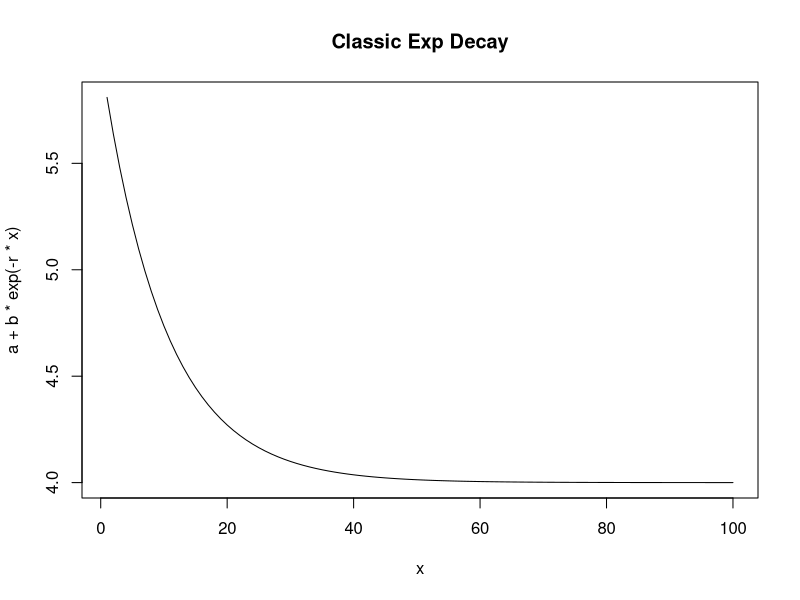
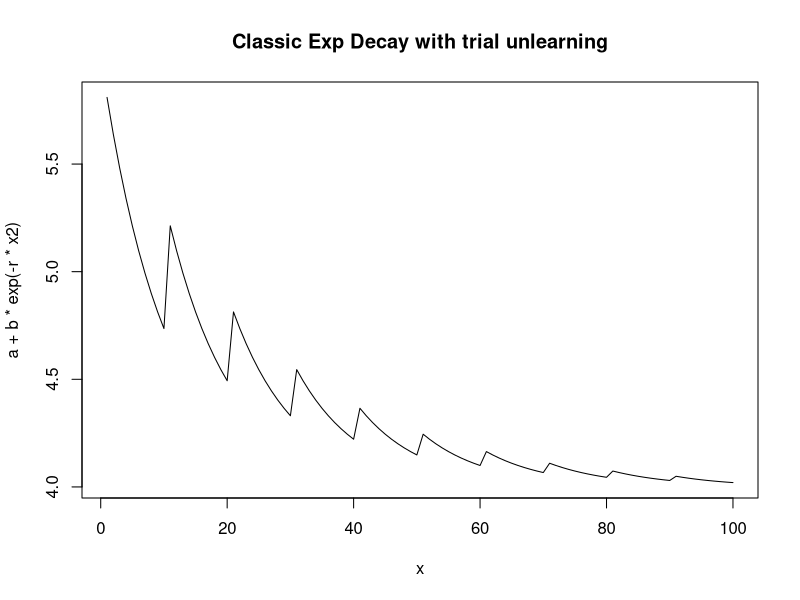
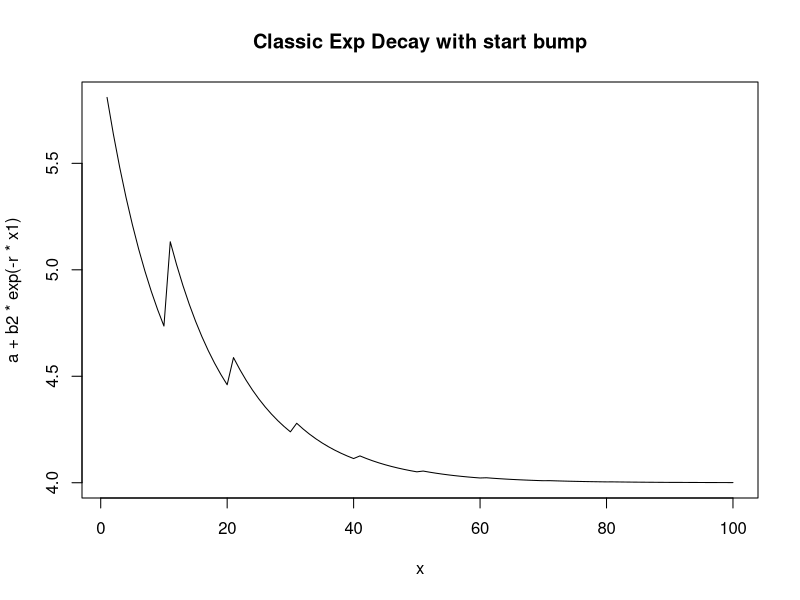
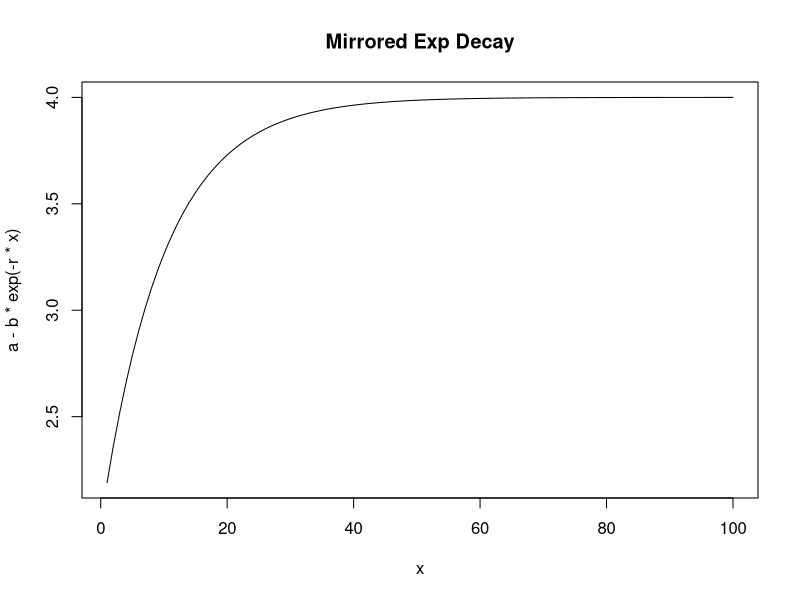
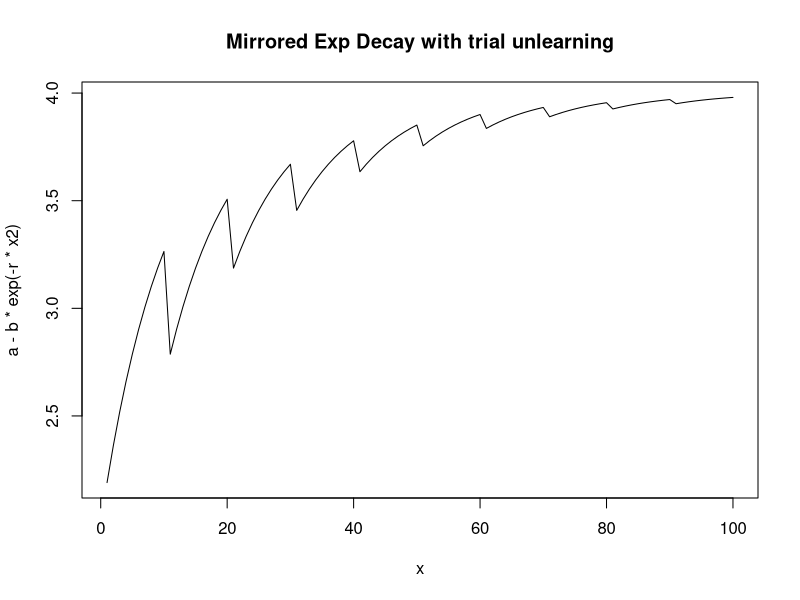
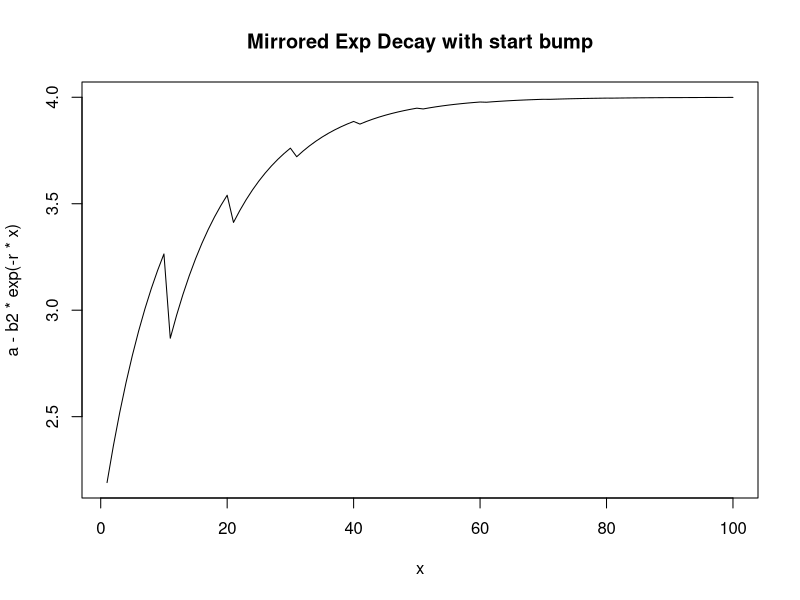

Here is the R script that generated these plots, in order:

x=1:100

r=0.1
a=4
b=2

x1 = 1:100
x2=1:100
trialUnlearing=6
for (i in 1:10) {
  x2[(10*(i-1)+1):(10*(i-1)+10)]=x2[(10*(i-1)+1):(10*(i-1)+10)]-(trialUnlearing*(i-1))
}


b.bump=1.4
b2=rep(b,100)
for (i in 1:10) {
  b2[(10*(i-1)+1):(10*(i-1)+10)]=b2[(10*(i-1)+1):(10*(i-1)+10)]+(b.bump*(i-1))
}


plot(x,a+b*exp(-r*x),type="l",main="Classic Exp Decay")

plot(x,a+b*exp(-r*x2),type="l",main="Classic Exp Decay with trial unlearning")

plot(x,a+b2*exp(-r*x1),type="l",main="Classic Exp Decay with start bump")


plot(x,a-b*exp(-r*x),type="l",main="Mirrored Exp Decay")

plot(x,a-b*exp(-r*x2),type="l",main="Mirrored Exp Decay with trial unlearning")

plot(x,a-b2*exp(-r*x),type="l",main="Mirrored Exp Decay with start bump")

